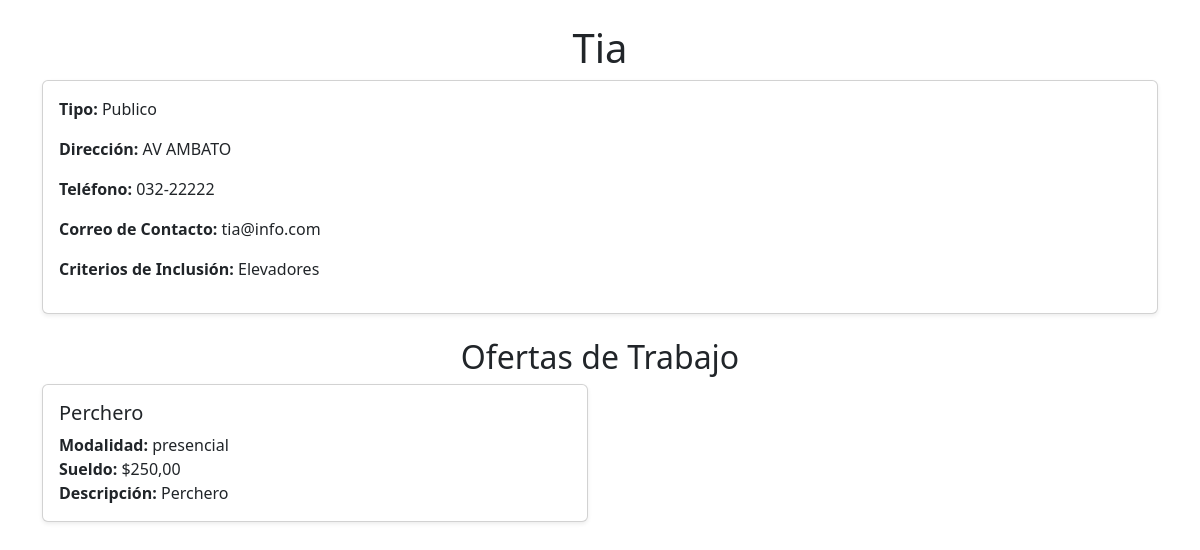
Screenshot of /empresa/2/ with the database file from the repository.
### formulario/models.py (models this page shows, shortened)
class Empresa(models.Model):
    TIPO_EMPRESA =[
        ('public','Publico'),
        ('private','Privada')
    ]
    nombre = models.CharField(max_length=100)
    tipo = models.CharField(max_length=20, choices=TIPO_EMPRESA, default="public")
    categoria =models.CharField(max_length=100)
    direccion= models.TextField()
    telefono = models.CharField(max_length=15)
    correo_contacto= models.EmailField()
    criterios_inclusion = models.TextField()
    logo = models.ImageField(upload_to='media/empresa/logo', null=True, blank= True)

class Oferta(models.Model):
    MODALIDAD = [
        ('presencial','Presencial'),
        ('remoto','Remoto'),
        ('hibrido','Hibrido')
    ]
    empresa = models.ForeignKey(Empresa, on_delete=models.CASCADE, related_name="publicaciones")
    descripcion_puesto = models.TextField()
    cargo = models.CharField(max_length=100)
    sueldo = models.DecimalField(max_digits=10, decimal_places=2)
    advertencias = models.TextField(blank=True, null=True)
    modalidad = models.CharField(max_length=50, choices=MODALIDAD, default='presencial')
    fecha_publicacion = models.DateField()
    fecha_cierre = models.DateField()
    criterio_inclusion = models.ManyToManyField(CriterioInclusion, null=True, blank=True)

### formulario/views.py (the view)
# urls.py: path('empresa/<int:empresa_id>/', detalle_empresa, name='detalle_empresa'),
def detalle_empresa(request, empresa_id):
    print ('metodo', request.method)
    empresa = get_object_or_404(Empresa, id=empresa_id)
    ofertas = Oferta.objects.filter(empresa=empresa)
    contexto = {
        'empresa': empresa,
        'ofertas': ofertas,
        }
    return render(request, 'detalle_empresa.html', contexto)

### formulario/templates/detalle_empresa.html (shortened to what this page needs)
<!DOCTYPE html>
<html lang="es">
<head>
    <link href="https://cdn.jsdelivr.net/npm/bootstrap@5.3.0-alpha1/dist/css/bootstrap.min.css" rel="stylesheet">
</head>
<body>
    <div class="container mt-4">
        <h1 class="text-center">{{ empresa.nombre }}</h1>
        <div class="card shadow-sm mb-4">
            <div class="card-body">
                <p><strong>Tipo:</strong> {{ empresa.get_tipo_display }}</p>
                <p><strong>Dirección:</strong> {{ empresa.direccion }}</p>
                <p><strong>Teléfono:</strong> {{ empresa.telefono }}</p>
                <p><strong>Correo de Contacto:</strong> {{ empresa.correo_contacto }}</p>
                <p><strong>Criterios de Inclusión:</strong> {{ empresa.criterios_inclusion }}</p>
            </div>
        </div>
        <h2 class="text-center">Ofertas de Trabajo</h2>
        <div class="row">
            {% for oferta in ofertas %}
            <div class="col-md-6 mb-4">
                <div class="card shadow-sm">
                    <div class="card-body">
                        <h5 class="card-title">{{ oferta.cargo }}</h5>
                        <p class="card-text">
                            <strong>Modalidad:</strong> {{ oferta.modalidad }}<br>
                            <strong>Sueldo:</strong> ${{ oferta.sueldo }}<br>
                            <strong>Descripción:</strong> {{ oferta.descripcion_puesto }}
                        </p>
                    </div>
                </div>
            </div>
            {% empty %}
            <p class="text-center">No hay ofertas disponibles para esta empresa.</p>
            {% endfor %}
        </div>
    </div>
</body>
</html>

### rows the page displays
Empresa: nombre "Tia", tipo "Publico", direccion "AV AMBATO", telefono "032-22222", correo_contacto "tia@info.com", criterios_inclusion "Elevadores"
Oferta: cargo "Perchero", modalidad "presencial", sueldo "250,00", descripcion_puesto "Perchero"
